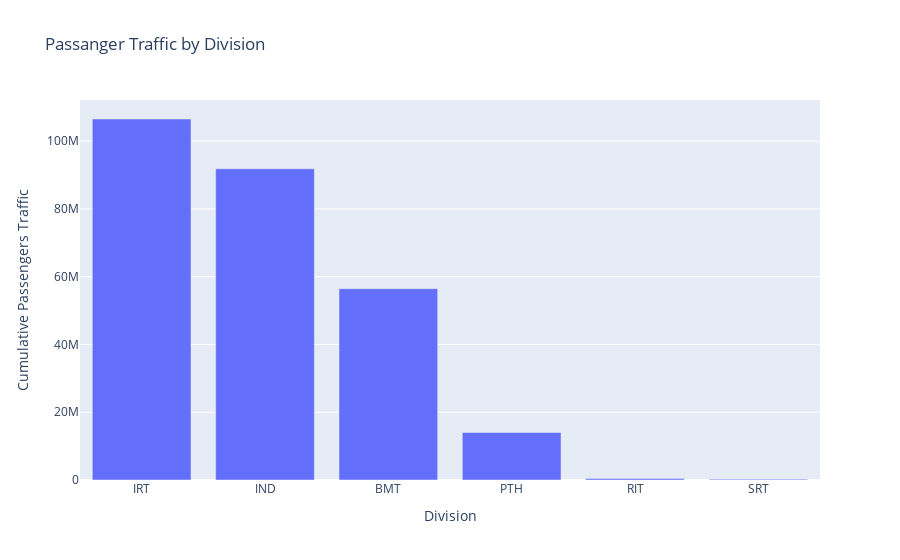
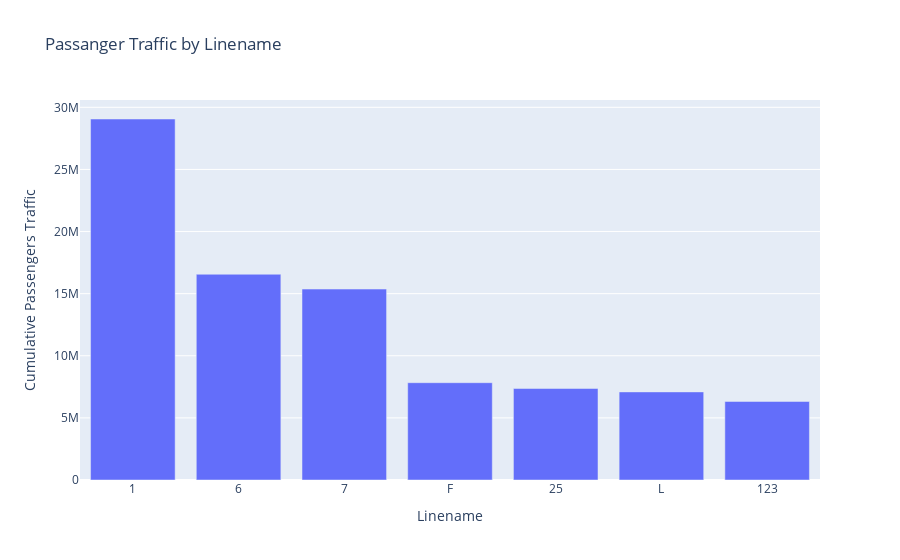
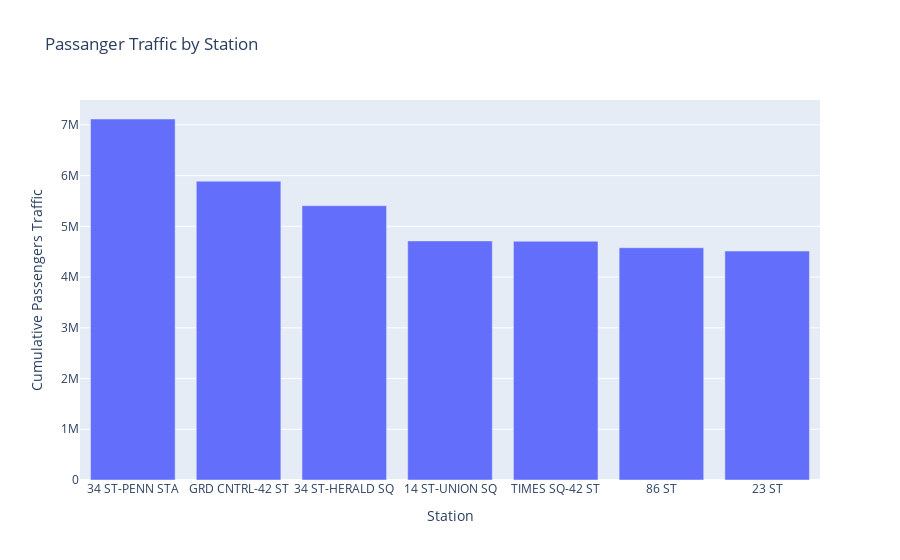
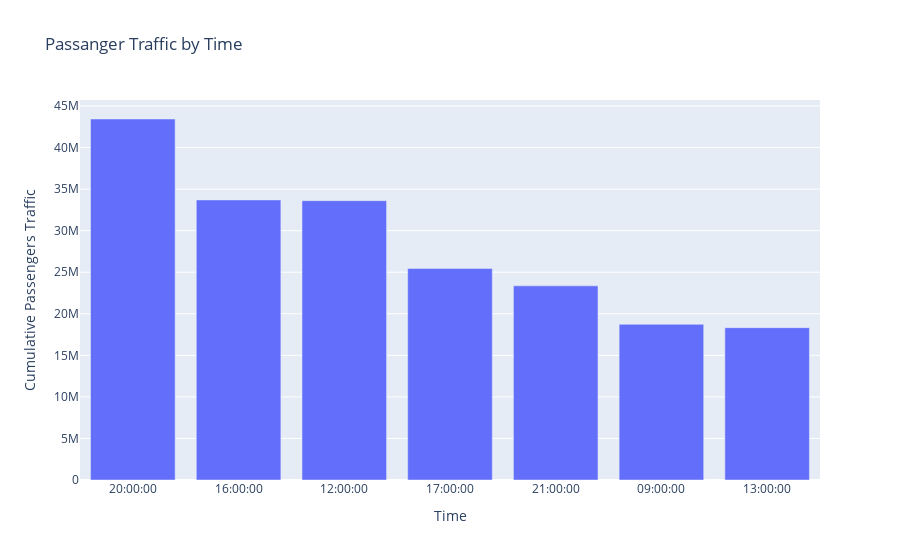

Source (notebook cell) for these figures, in order:
### Markdown cell above
<p style="color:maroon;">visualizing the data with bar charts</p>

### Code cell
bar_colors = ['tab:red', 'tab:blue', 'tab:orange','tab:pink','tab:olive', 'tab:cyan' ]
chart_list = ['DIVISION','LINENAME','STATION','TIME','DAYOFWEEK']

i=0
for chart in chart_list:
    
    chart=df.groupby(chart)[['DIFF.ENTRIES','DIFF.EXITS','TRAFFIC']].sum()
    chart.sort_values('TRAFFIC',ascending=False,inplace=True)
    chart.reset_index(inplace=True)
    c_title = str.title(chart_list[i])
    
    fig = px.bar(chart, x=chart[chart_list[i]][0:7],y=chart["TRAFFIC"][0:7], title='Passanger Traffic by '+c_title, 
           labels={ 'x':c_title,'y':'Cumulative Passengers Traffic'})
    fig.show()
    i+=1

### Figure 1 — Plotly figure (JSON) as saved in the notebook; plotly's stock layout.template omitted (floating-point values rounded to 4 significant figures)
{"data": [{"alignmentgroup": "True", "hovertemplate": "Division=%{x}<br>Cumulative Passengers Traffic=%{y}<extra></extra>", "legendgroup": "", "marker": {"color": "#636efa", "pattern": {"shape": ""}}, "name": "", "offsetgroup": "", "orientation": "v", "showlegend": false, "textposition": "auto", "type": "bar", "x": ["IRT", "IND", "BMT", "PTH", "RIT", "SRT"], "xaxis": "x", "y": [106552751, 91851089, 56462729, 14022071, 406930, 245316], "yaxis": "y"}], "layout": {"barmode": "relative", "legend": {"tracegroupgap": 0}, "title": {"text": "Passanger Traffic by Division"}, "xaxis": {"anchor": "y", "domain": [0, 1], "title": {"text": "Division"}}, "yaxis": {"anchor": "x", "domain": [0, 1], "title": {"text": "Cumulative Passengers Traffic"}}}}

### Figure 2 — Plotly figure (JSON) as saved in the notebook; plotly's stock layout.template omitted (floating-point values rounded to 4 significant figures)
{"data": [{"alignmentgroup": "True", "hovertemplate": "Linename=%{x}<br>Cumulative Passengers Traffic=%{y}<extra></extra>", "legendgroup": "", "marker": {"color": "#636efa", "pattern": {"shape": ""}}, "name": "", "offsetgroup": "", "orientation": "v", "showlegend": false, "textposition": "auto", "type": "bar", "x": ["1", "6", "7", "F", "25", "L", "123"], "xaxis": "x", "y": [29060018, 16562908, 15369534, 7832219, 7364198, 7092284, 6322174], "yaxis": "y"}], "layout": {"barmode": "relative", "legend": {"tracegroupgap": 0}, "title": {"text": "Passanger Traffic by Linename"}, "xaxis": {"anchor": "y", "domain": [0, 1], "title": {"text": "Linename"}}, "yaxis": {"anchor": "x", "domain": [0, 1], "title": {"text": "Cumulative Passengers Traffic"}}}}

### Figure 3 — Plotly figure (JSON) as saved in the notebook; plotly's stock layout.template omitted (floating-point values rounded to 4 significant figures)
{"data": [{"alignmentgroup": "True", "hovertemplate": "Station=%{x}<br>Cumulative Passengers Traffic=%{y}<extra></extra>", "legendgroup": "", "marker": {"color": "#636efa", "pattern": {"shape": ""}}, "name": "", "offsetgroup": "", "orientation": "v", "showlegend": false, "textposition": "auto", "type": "bar", "x": ["34 ST-PENN STA", "GRD CNTRL-42 ST", "34 ST-HERALD SQ", "14 ST-UNION SQ", "TIMES SQ-42 ST", "86 ST", "23 ST"], "xaxis": "x", "y": [7116854, 5890642, 5407950, 4713225, 4705935, 4579457, 4513516], "yaxis": "y"}], "layout": {"barmode": "relative", "legend": {"tracegroupgap": 0}, "title": {"text": "Passanger Traffic by Station"}, "xaxis": {"anchor": "y", "domain": [0, 1], "title": {"text": "Station"}}, "yaxis": {"anchor": "x", "domain": [0, 1], "title": {"text": "Cumulative Passengers Traffic"}}}}

### Figure 4 — Plotly figure (JSON) as saved in the notebook; plotly's stock layout.template omitted (floating-point values rounded to 4 significant figures)
{"data": [{"alignmentgroup": "True", "hovertemplate": "Time=%{x}<br>Cumulative Passengers Traffic=%{y}<extra></extra>", "legendgroup": "", "marker": {"color": "#636efa", "pattern": {"shape": ""}}, "name": "", "offsetgroup": "", "orientation": "v", "showlegend": false, "textposition": "auto", "type": "bar", "x": ["20:00:00", "16:00:00", "12:00:00", "17:00:00", "21:00:00", "09:00:00", "13:00:00"], "xaxis": "x", "y": [43435947, 33700917, 33608280, 25451142, 23361016, 18728816, 18329323], "yaxis": "y"}], "layout": {"barmode": "relative", "legend": {"tracegroupgap": 0}, "title": {"text": "Passanger Traffic by Time"}, "xaxis": {"anchor": "y", "domain": [0, 1], "title": {"text": "Time"}}, "yaxis": {"anchor": "x", "domain": [0, 1], "title": {"text": "Cumulative Passengers Traffic"}}}}
